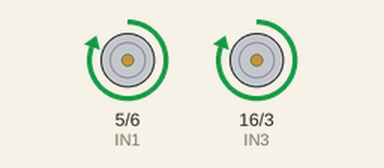
A sketch run on a simulated Arduino Uno, built with avr-gcc and run on an emulated ATmega328P. On the bench: motor-driver pin pairs drawn as motors (green arrow = first pin HIGH = forward, orange = second pin HIGH = backward, longer = more drive, scaled by the enable pin).

Above: at 0.5 s.
At 1.5 s:
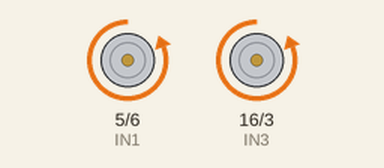
At 2.5 s:
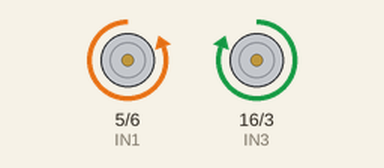
At 4.5 s:
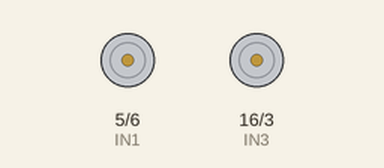
Timing chart, 0 to 6.5 s (numbered marks = the images above):
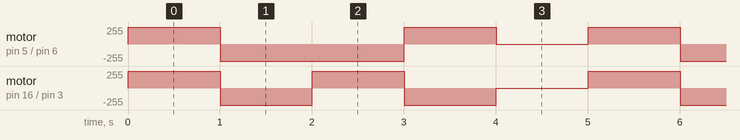

The sketch:

2_MotorControl.ino
```cpp
// Change buggy directions & speed

// direction control

// left
const int IN1 = 5;
const int IN2 = 6;
// right
const int IN3 = 16;
const int IN4 = 3;

// speed control
const int ENA = 17;
const int ENB = 19;


void setup() {
  // put your setup code here, to run once:

  pinMode (IN1, OUTPUT);
  pinMode (IN2, OUTPUT);
  pinMode (IN3, OUTPUT);
  pinMode (IN4, OUTPUT);
  pinMode (ENA, OUTPUT);
  pinMode (ENB, OUTPUT);

}

void loop() {
  // put your main code here, to run repeatedly:

  // Control speed
  analogWrite(ENA, 255);
  analogWrite(ENB, 255);


  // Control direction

  // forward
  digitalWrite(IN1, HIGH);
  digitalWrite(IN2, LOW);

  digitalWrite(IN3, HIGH);
  digitalWrite(IN4, LOW);

  delay(1000);


  // backwards
  digitalWrite(IN1, LOW);
  digitalWrite(IN2, HIGH);

  digitalWrite(IN3, LOW);
  digitalWrite(IN4, HIGH);

  delay(1000);


  // left = backwards  right = forwards

  digitalWrite(IN1, LOW);
  digitalWrite(IN2, HIGH);

  digitalWrite(IN3, HIGH);
  digitalWrite(IN4, LOW);

  delay(1000);


  // right = backwards  left = forwards

  digitalWrite(IN3, LOW);
  digitalWrite(IN4, HIGH);

  digitalWrite(IN1, HIGH);
  digitalWrite(IN2, LOW);

  delay(1000);


  // motor off
  digitalWrite(IN1, LOW);
  digitalWrite(IN2, LOW);

  digitalWrite(IN3, LOW);
  digitalWrite(IN4, LOW);

  delay(1000);
}
```

Measured:
- by itself, motor on pin 5 (IN1) / pin 6 (IN2): repeats every 5.0 s: backward 255/255 2.0 s, forward 255/255 1.0 s, stopped 1.0 s, forward 255/255 1.0 s
- by itself, motor on pin 16 (IN3) / pin 3 (IN4): repeats every 5.0 s: backward 255/255 1.0 s, forward 255/255 1.0 s, backward 255/255 1.0 s, stopped 1.0 s, forward 255/255 1.0 s
